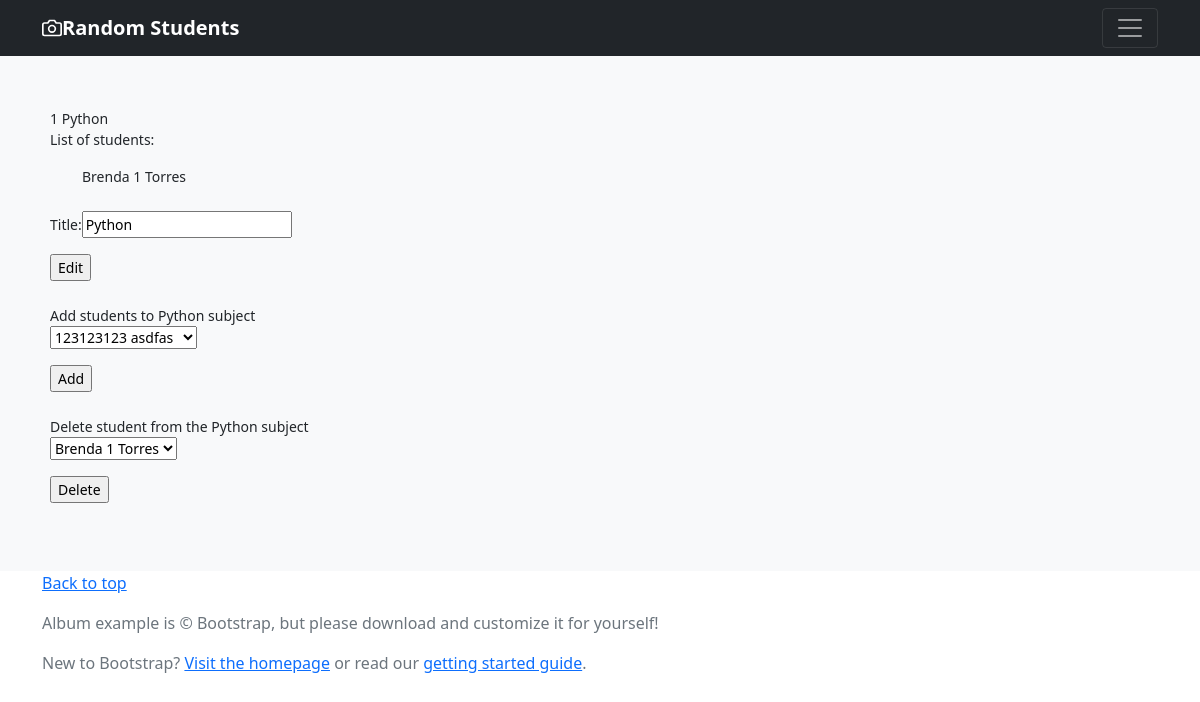
Screenshot of /subject/1 with the database file from the repository.
### homepage/models.py (models this page shows)
class Subject(models.Model):
    id = models.IntegerField(primary_key=True)
    title = models.CharField(max_length=200)

class Student(models.Model):
    id = models.IntegerField(primary_key=True)
    name = models.CharField(max_length=100)
    social_url = models.CharField(max_length=200, null=True, blank=True)
    surname = models.CharField(max_length=100, blank=True)
    age = models.IntegerField(null=True, blank=True)
    sex = models.CharField(max_length=100, blank=True)
    address = models.CharField(max_length=100, blank=True)
    description = models.TextField(max_length=100, blank=True)
    birthday = models.CharField(max_length=100, blank=True)
    email = models.CharField(max_length=100, blank=True)
    is_active = models.CharField(max_length=100, null=True)
    normalized_name = models.CharField(max_length=100, null=True)
    subject = models.ForeignKey('homepage.Subject', on_delete=models.SET_NULL,
                                null=True)
    book = models.OneToOneField('homepage.Book', on_delete=models.CASCADE,
                                null=True)

### homepage/views.py (the view, shortened to what this page needs)
# urls.py: path('subject/<id>', views.SubjectInfoView.as_view(), name='add_student'),
class SubjectInfoView(DetailView):
    model = Subject
    template_name = 'subject_info.html'
    def get(self, request, id):  # noqa
        subject = Subject.objects.get(id=id)
        subject_form = SubjectForm(instance=subject)
        subject_student = Student.objects.filter(subject=subject.id)
        new_student = Student.objects.exclude(subject=subject.id)
        context = {'subject_id': subject.id,
                   'subject_title': subject.title,
                   'form_subject': subject_form,
                   'subject_student': subject_student,
                   'new_student': new_student}
        return render(request, 'subject_info.html', context=context)

### homepage/forms.py
class SubjectForm(ModelForm):
    class Meta:
        model = Subject
        fields = ['title']

### homepage/templates/subject_info.html (shortened to what this page needs)
{% extends "base.html" %}
{% block body %}
<div class="album py-5 bg-light">
    <div class='container'>
        <div class="container">
            <div class="row">
                <div class="form-control-sm">
                    {{ subject_id }}
                    {{ subject_title }}
                    <p>List of students:</p>
                    {% for student in subject_student %}
                    <ol>
                        {{student.name}} {{student.surname}}
                    </ol>
                    {% endfor %}
                </div>
                <div class="form-control-sm">
                    <form action="{% url 'homepage:edit_subject_name' id=subject_id %}" method="POST">
                        <p>
                            {{ form_subject }}
                        </p>
                        <p><input type="submit" value="Edit"></p>
                    </form>
                </div>
                <div class="form-control-sm">
                    <form action="{% url 'homepage:add_student' id=subject_id %}" method="POST">
                        <p>
                            Add students to {{ subject_title }} subject <br>
                            <select name="add">
                                {% for student in new_student %}
                                <option selected value="{{student.id}}">{{student.name}} {{student.surname}}</option>
                                {% endfor %}
                            </select>
                        </p>
                        <p><input type="submit" value="Add"></p>
                    </form>
                </div>
                <div class="form-control-sm">
                    <form action="{% url 'homepage:delete_subject' id=subject_id %}" method="POST">
                        Delete student from the {{ subject_title }} subject <br>
                        <p><select name="delete">
                            {% for student in subject_student %}
                            <option selected value="{{student.id}}">{{student.name}} {{student.surname}}</option>
                            {% endfor %}
                        </select></p>
                        <p><input type="submit" value="Delete"></p>
                    </form>
                </div>
            </div>
        </div>
    </div>
</div>
{% endblock %}

### rows the page displays
Subject: title "Python"
Student: name "Brenda 1", surname "Torres"

### other values shown
{{ subject_id }} "1"
form field add "123123123 asdfas"
form field delete "Brenda 1 Torres"
